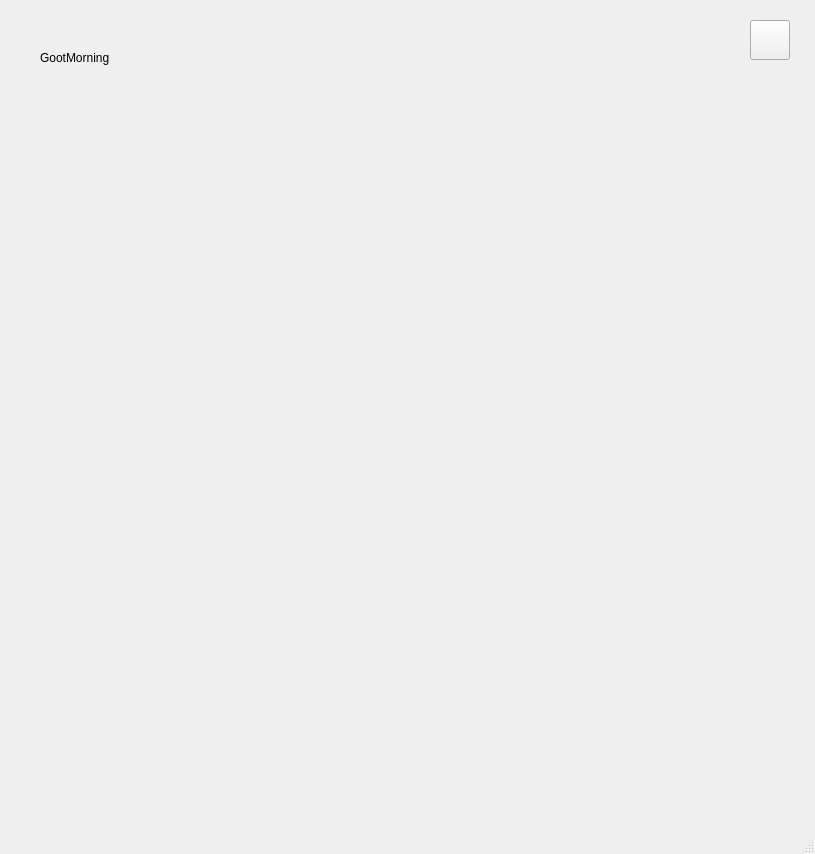
<?xml version="1.0" encoding="UTF-8"?>
<ui version="4.0">
 <class>MainWindow</class>
 <widget class="QMainWindow" name="MainWindow">
  <property name="geometry">
   <rect>
    <x>0</x>
    <y>0</y>
    <width>815</width>
    <height>854</height>
   </rect>
  </property>
  <property name="windowTitle">
   <string>MainWindow</string>
  </property>
  <property name="toolTip">
   <string>0,1</string>
  </property>
  <widget class="QWidget" name="centralwidget">
   <widget class="QPushButton" name="pb">
    <property name="geometry">
     <rect>
      <x>750</x>
      <y>20</y>
      <width>40</width>
      <height>40</height>
     </rect>
    </property>
    <property name="acceptDrops">
     <bool>false</bool>
    </property>
    <property name="text">
     <string/>
    </property>
    <property name="icon">
     <iconset>
      <normaloff>0.png</normaloff>0.png</iconset>
    </property>
    <property name="iconSize">
     <size>
      <width>40</width>
      <height>40</height>
     </size>
    </property>
   </widget>
   <widget class="QLabel" name="lbl">
    <property name="geometry">
     <rect>
      <x>40</x>
      <y>50</y>
      <width>81</width>
      <height>16</height>
     </rect>
    </property>
    <property name="text">
     <string>GootMorning</string>
    </property>
   </widget>
  </widget>
  <widget class="QMenuBar" name="menubar">
   <property name="geometry">
    <rect>
     <x>0</x>
     <y>0</y>
     <width>815</width>
     <height>21</height>
    </rect>
   </property>
  </widget>
  <widget class="QStatusBar" name="statusbar"/>
 </widget>
 <resources/>
 <connections/>
</ui>
